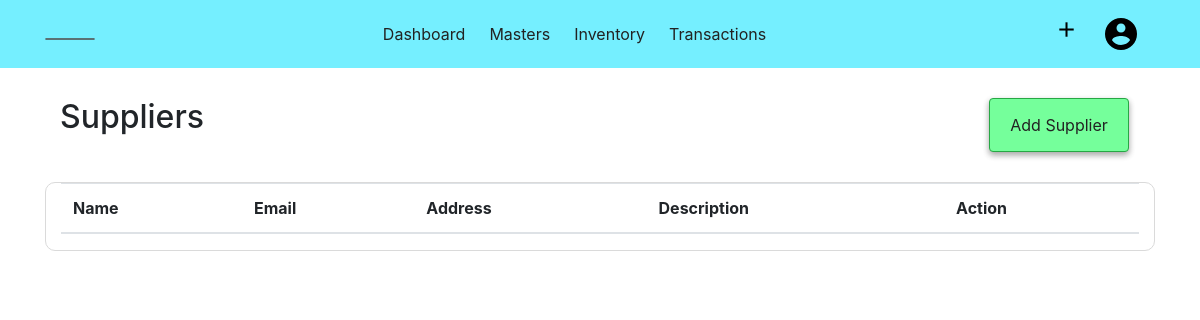
Page /supplier (signed in) on the earlier database version.
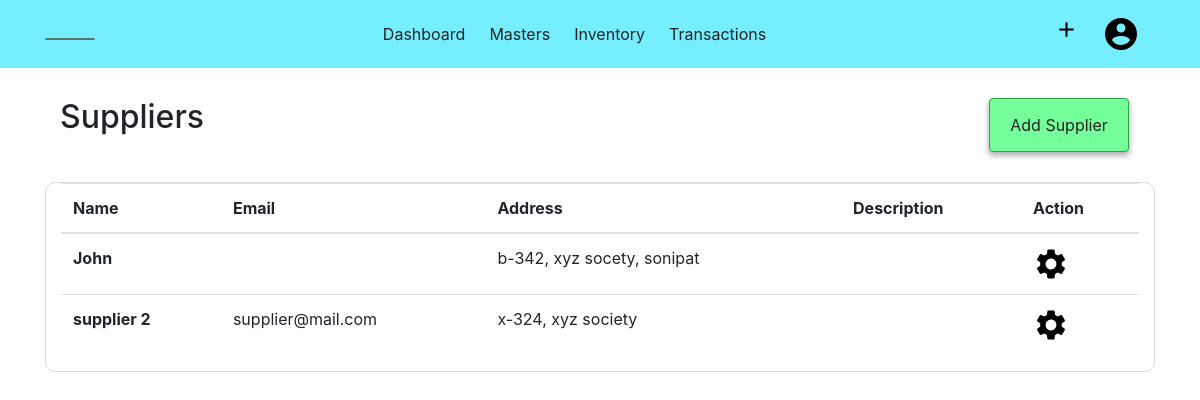
Same page on the later database version.
### acsystem/models.py (models this page shows, shortened)
class Supplier(db.Model):
    id = db.Column(db.Integer, primary_key=True)
    name = db.Column(db.String(40), nullable=False)
    first = db.Column(db.String(40))
    last = db.Column(db.String(40))
    mailingname = db.Column(db.String(40))
    address = db.Column(db.String(100))
    country = db.Column(db.String(30))
    state = db.Column(db.String(30))
    pin = db.Column(db.Integer)
    email = db.Column(db.String(50))
    phoneno = db.Column(db.Integer)
    gstno = db.Column(db.String(15))
    openingbalance = db.Column(db.Integer, default=0, nullable=False)
    currentbalance = db.Column(db.Integer, default=0, nullable=False)
    description = db.Column(db.Text)
    company_id = db.Column(db.Integer, db.ForeignKey('company.id', ondelete="CASCADE"), nullable=False)

### acsystem/supplier/routes.py (the view)
@suppliers.route('/supplier')
@login_required
def supplierlist():
    if current_user.activecompany == 0:
        flash(f"No Company is Activated! ","warning")
        return redirect(url_for('company.companies'))
    suppliers = Supplier.query.filter_by(company_id = current_user.activecompany).all()
    return render_template('suppliertemplate/supplierlist.html', title='suppliers', suppliers=suppliers)

### acsystem/models.py (called while the page is built)
@login_manager.user_loader
def load_user(user_id):
    return User.query.get(int(user_id))

### acsystem/templates/suppliertemplate/supplierlist.html
{% extends "layout.html"%}
{% block content %}
<div class="container">
    <div class="container-fluid">
        <h2 class="float-left">Suppliers</h2>
        <ul class="nav justify-content-end">
            <li class="btn btn-success">
                <a class="nav-link" href="{{ url_for('suppliers.addsupplier') }}">Add Supplier</a>
            </li>
        </ul>
    </div>
    <div class="container-fluid" style="border:1px solid rgb(218, 218, 218); border-radius:10px;">
        <table class="table table-hover">
            <thead>
                <tr>
                    <th scope="col">Name</th>
                    <th scope="col">Email</th>
                    <th scope="col">Address</th>
                    <th scope="col">Description</th>
                    <th scope="col">Action</th>
                </tr>
            </thead>
            <tbody>
                {% for supplier in suppliers %}
                <tr>
                    <th scope="row">{{supplier.name }}</th>
                    <td>{{ supplier.email }}</td>
                    <td>{{ supplier.address }}</td>
                    <td>{{ supplier.description }}</td>
                    <td>
                        <a href="{{ url_for('suppliers.showsupplier', supplier_id = supplier.id) }}">
                            <img src="{{ url_for('static',filename='images/setting.png') }}" alt="Setting">
                        </a>
                    </td>
                {% endfor %}
            </tbody>
        </table>
    </div>
</div>
{% endblock content %}

Differences in the rows shown:
added Supplier: name "John", address "b-342, xyz socety, sonipat"
added Supplier: name "supplier 2", email "supplier@mail.com", address "x-324, xyz society"
